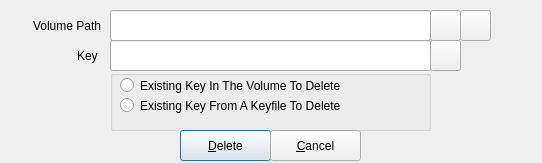
<?xml version="1.0" encoding="UTF-8"?>
<ui version="4.0">
 <class>luksdeletekey</class>
 <widget class="QDialog" name="luksdeletekey">
  <property name="windowModality">
   <enum>Qt::ApplicationModal</enum>
  </property>
  <property name="geometry">
   <rect>
    <x>0</x>
    <y>0</y>
    <width>542</width>
    <height>163</height>
   </rect>
  </property>
  <property name="acceptDrops">
   <bool>true</bool>
  </property>
  <property name="windowTitle">
   <string>remove a key from a volume</string>
  </property>
  <property name="modal">
   <bool>true</bool>
  </property>
  <widget class="QLineEdit" name="lineEditPassphrase">
   <property name="geometry">
    <rect>
     <x>110</x>
     <y>40</y>
     <width>321</width>
     <height>31</height>
    </rect>
   </property>
  </widget>
  <widget class="QLabel" name="labelPassphrase">
   <property name="geometry">
    <rect>
     <x>0</x>
     <y>40</y>
     <width>101</width>
     <height>31</height>
    </rect>
   </property>
   <property name="text">
    <string>Key </string>
   </property>
   <property name="alignment">
    <set>Qt::AlignRight|Qt::AlignTrailing|Qt::AlignVCenter</set>
   </property>
   <property name="wordWrap">
    <bool>true</bool>
   </property>
  </widget>
  <widget class="QGroupBox" name="groupBox">
   <property name="geometry">
    <rect>
     <x>110</x>
     <y>70</y>
     <width>321</width>
     <height>61</height>
    </rect>
   </property>
   <property name="title">
    <string/>
   </property>
   <widget class="QRadioButton" name="rbPassphrase">
    <property name="geometry">
     <rect>
      <x>10</x>
      <y>0</y>
      <width>311</width>
      <height>31</height>
     </rect>
    </property>
    <property name="text">
     <string>Existing Key In The Volume To Delete</string>
    </property>
   </widget>
   <widget class="QRadioButton" name="rbPassphraseFromFile">
    <property name="geometry">
     <rect>
      <x>10</x>
      <y>20</y>
      <width>311</width>
      <height>31</height>
     </rect>
    </property>
    <property name="text">
     <string>Existing Key From A Keyfile To Delete</string>
    </property>
   </widget>
  </widget>
  <widget class="QPushButton" name="pushButtonOpenKeyFile">
   <property name="geometry">
    <rect>
     <x>430</x>
     <y>40</y>
     <width>31</width>
     <height>31</height>
    </rect>
   </property>
   <property name="toolTip">
    <string>open a keyfile</string>
   </property>
   <property name="text">
    <string/>
   </property>
   <property name="autoDefault">
    <bool>true</bool>
   </property>
  </widget>
  <widget class="QPushButton" name="pushButtonDelete">
   <property name="geometry">
    <rect>
     <x>180</x>
     <y>130</y>
     <width>91</width>
     <height>31</height>
    </rect>
   </property>
   <property name="text">
    <string>&amp;Delete</string>
   </property>
   <property name="autoDefault">
    <bool>true</bool>
   </property>
   <property name="default">
    <bool>true</bool>
   </property>
  </widget>
  <widget class="QPushButton" name="pushButtonCancel">
   <property name="geometry">
    <rect>
     <x>270</x>
     <y>130</y>
     <width>91</width>
     <height>31</height>
    </rect>
   </property>
   <property name="text">
    <string>&amp;Cancel</string>
   </property>
   <property name="autoDefault">
    <bool>true</bool>
   </property>
   <property name="default">
    <bool>false</bool>
   </property>
  </widget>
  <widget class="QLineEdit" name="lineEditVolumePath">
   <property name="geometry">
    <rect>
     <x>110</x>
     <y>10</y>
     <width>321</width>
     <height>31</height>
    </rect>
   </property>
  </widget>
  <widget class="QLabel" name="label">
   <property name="geometry">
    <rect>
     <x>0</x>
     <y>10</y>
     <width>101</width>
     <height>31</height>
    </rect>
   </property>
   <property name="text">
    <string>Volume Path</string>
   </property>
   <property name="alignment">
    <set>Qt::AlignRight|Qt::AlignTrailing|Qt::AlignVCenter</set>
   </property>
   <property name="wordWrap">
    <bool>true</bool>
   </property>
  </widget>
  <widget class="QPushButton" name="pushButtonOpenVolume">
   <property name="geometry">
    <rect>
     <x>430</x>
     <y>10</y>
     <width>31</width>
     <height>31</height>
    </rect>
   </property>
   <property name="toolTip">
    <string>open an encrypted file</string>
   </property>
   <property name="text">
    <string/>
   </property>
   <property name="autoDefault">
    <bool>true</bool>
   </property>
  </widget>
  <widget class="QPushButton" name="pushButtonOpenPartition">
   <property name="geometry">
    <rect>
     <x>460</x>
     <y>10</y>
     <width>31</width>
     <height>31</height>
    </rect>
   </property>
   <property name="toolTip">
    <string>open an encrypted partition</string>
   </property>
   <property name="text">
    <string/>
   </property>
   <property name="autoDefault">
    <bool>true</bool>
   </property>
  </widget>
 </widget>
 <tabstops>
  <tabstop>lineEditVolumePath</tabstop>
  <tabstop>pushButtonOpenVolume</tabstop>
  <tabstop>pushButtonOpenPartition</tabstop>
  <tabstop>lineEditPassphrase</tabstop>
  <tabstop>pushButtonOpenKeyFile</tabstop>
  <tabstop>rbPassphrase</tabstop>
  <tabstop>rbPassphraseFromFile</tabstop>
  <tabstop>pushButtonDelete</tabstop>
  <tabstop>pushButtonCancel</tabstop>
 </tabstops>
 <resources/>
 <connections/>
</ui>
